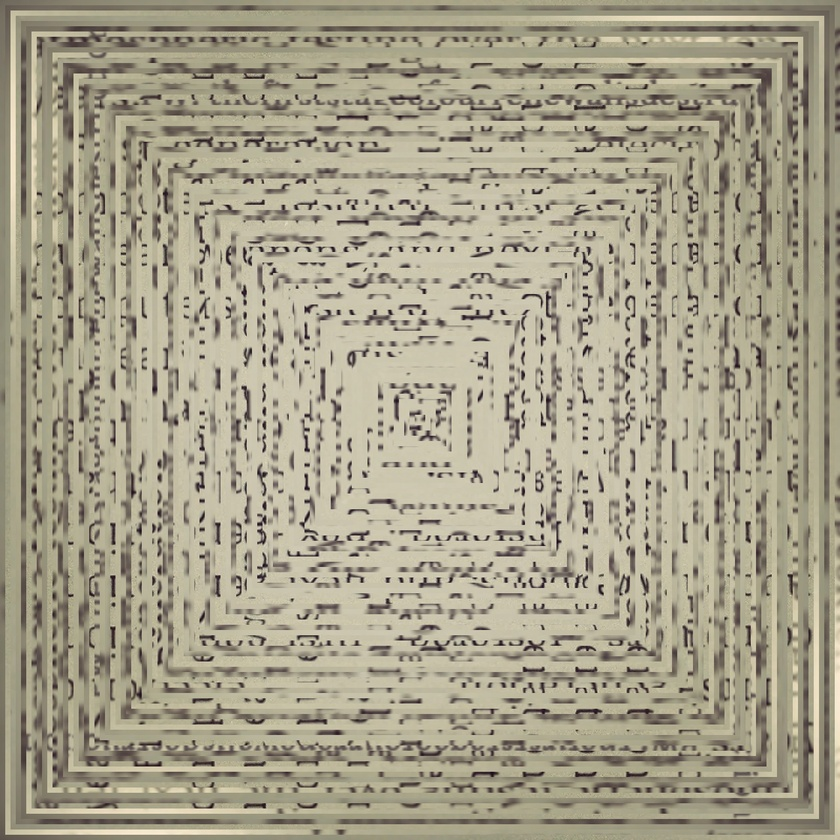
#> input picture hackfu2016/container/Challenge 6/image.jpg, 840 x 840 px, shrunk from 1600 x 1600 before the run, found by its file name
$ python challenge_06.py
#> lines starting #> are read from the running program, lines starting #| are printed output that depends on the picture
# coding=utf-8
# - compressed so unlike #2 pixel accuracy is not likely :)
# -
# - Looks like a puzzle that needs to be rotated?
# Creation Date: 1/28/2017
#
# --------------------------------------------------------------------------------------

from PIL import Image, ImageOps
import challenge_00


def step_rotate_inner_dimensions(image, border):

    for index in range(image.size[0]):
        value = border*index
        if value < image.size[0]:
            region = ImageOps.crop(image, border=value)
            region = region.transpose(Image.ROTATE_90)
            image.paste(region, (value, value))

    return image

if __name__ == "__main__":

    image = Image.open('./hackfu2016/container/challenge 6/image.jpg')
#> image is the input picture: PIL image 840x840 RGB; mean R, G, B 166.3, 160.1, 138.5
    image = step_rotate_inner_dimensions(image, 10)
#> the loop in step_rotate_inner_dimensions, `for index in range(image.size[0]):` made 44 passes
#> pass 1, in step_rotate_inner_dimensions, `region = region.transpose(Image.ROTATE_90)`:
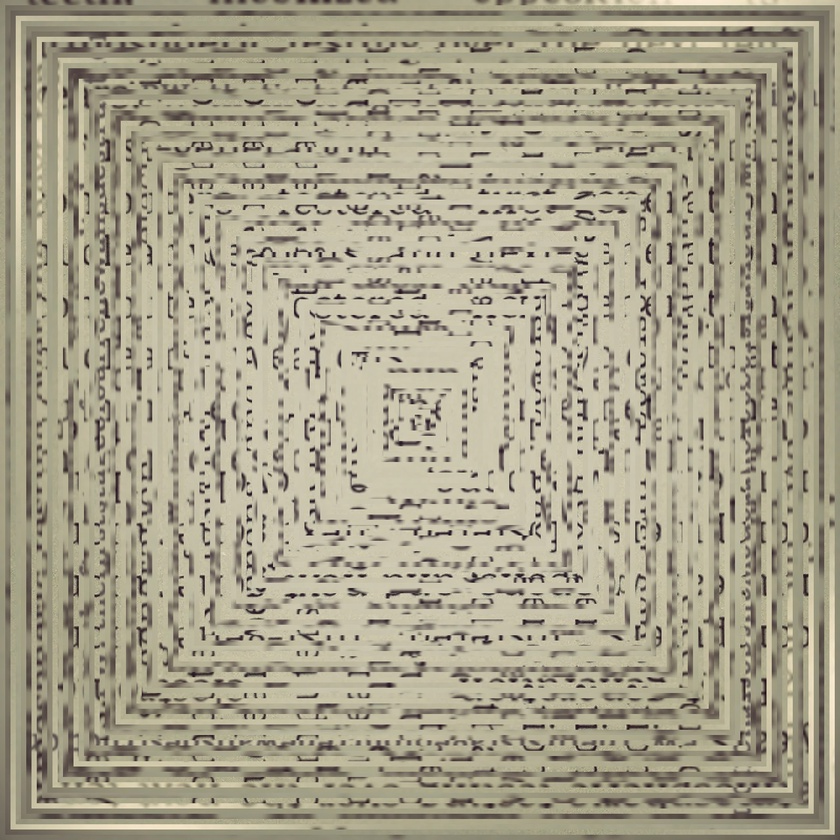
#> region: PIL image 840x840 RGB; mean R, G, B 166.3, 160.1, 138.5
#> pass 2, in step_rotate_inner_dimensions, `region = ImageOps.crop(image, border=value)`:
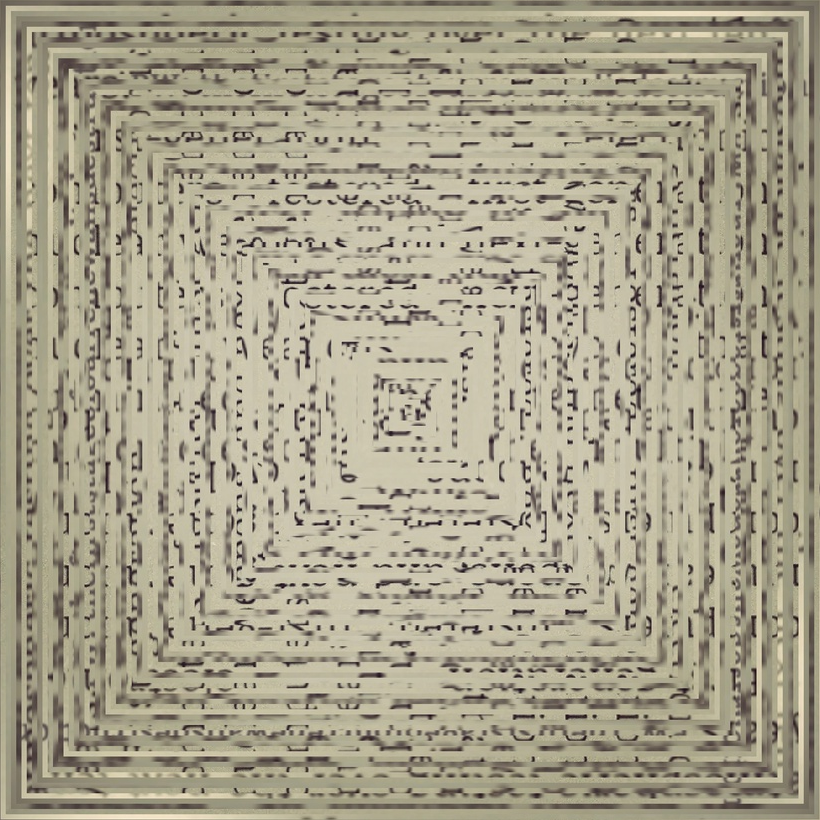
#> region: PIL image 820x820 RGB; mean R, G, B 166.9, 160.7, 139.1
#> pass 2, in step_rotate_inner_dimensions, `region = region.transpose(Image.ROTATE_90)`:
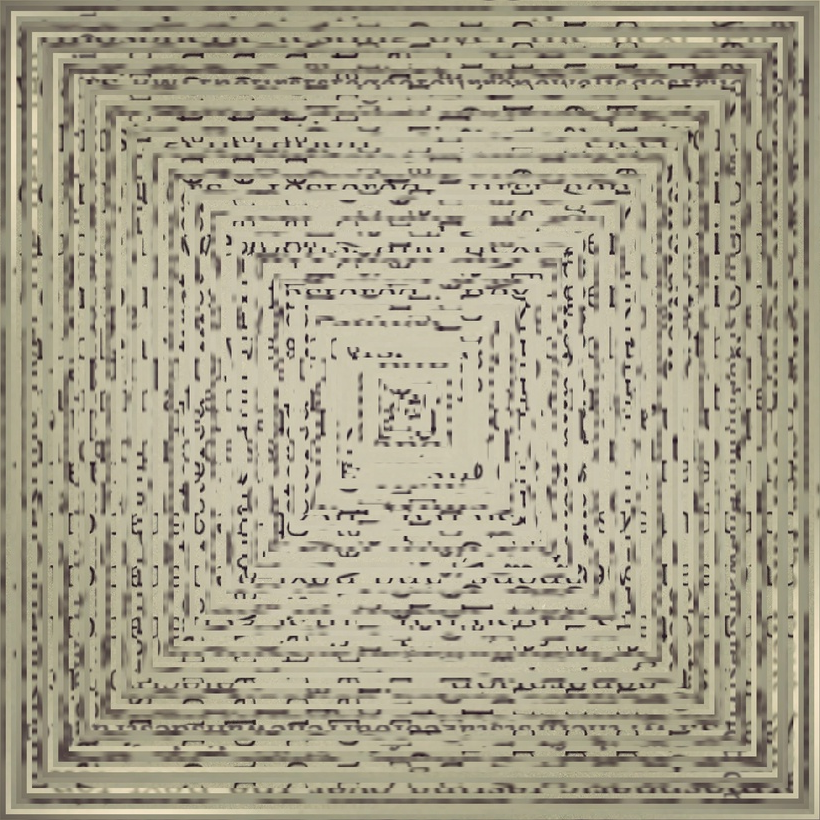
#> region: PIL image 820x820 RGB; mean R, G, B 166.9, 160.7, 139.1
#> pass 3, in step_rotate_inner_dimensions, `region = ImageOps.crop(image, border=value)`:
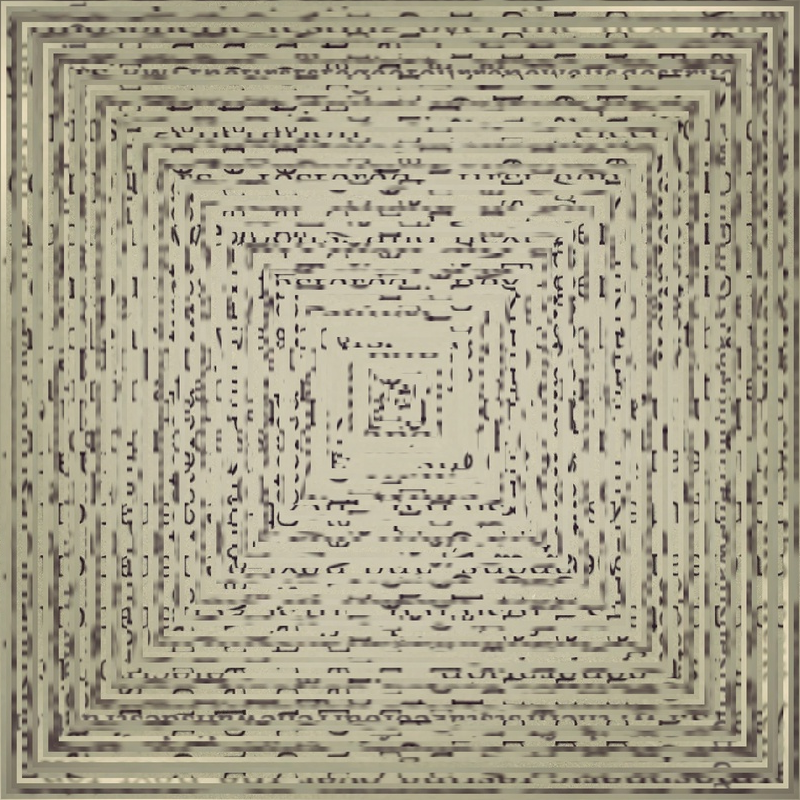
#> region: PIL image 800x800 RGB; mean R, G, B 167.6, 161.3, 139.8
#> after the loop in step_rotate_inner_dimensions, `for index in range(image.size[0]):`:
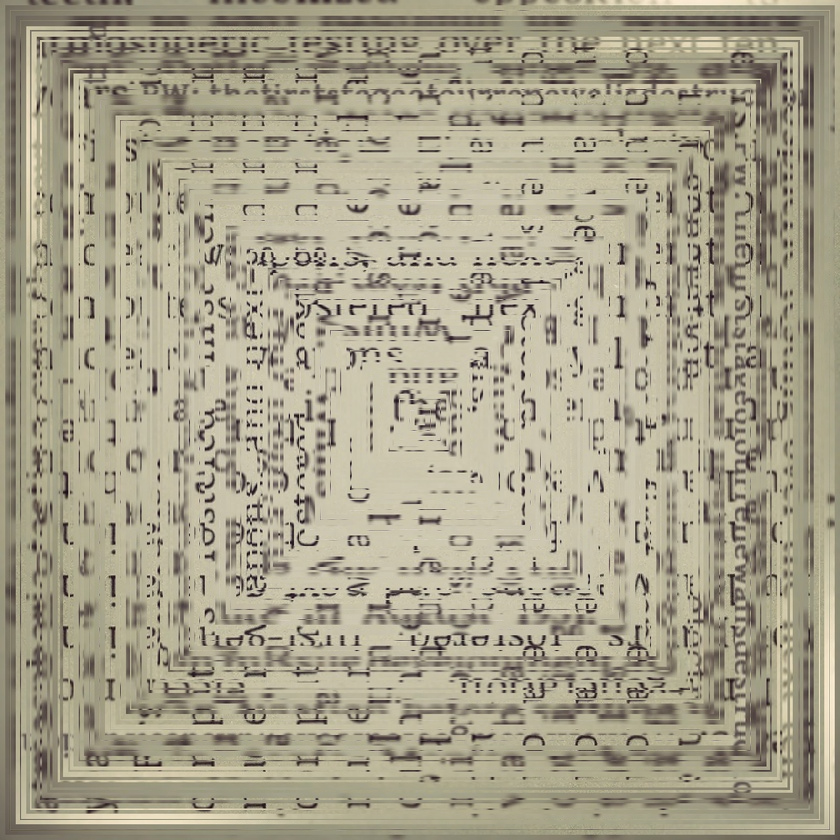
#> image: PIL image 840x840 RGB; mean R, G, B 166.3, 160.1, 138.5
#> (the run stopped early here; a loop or call above may not have finished)
